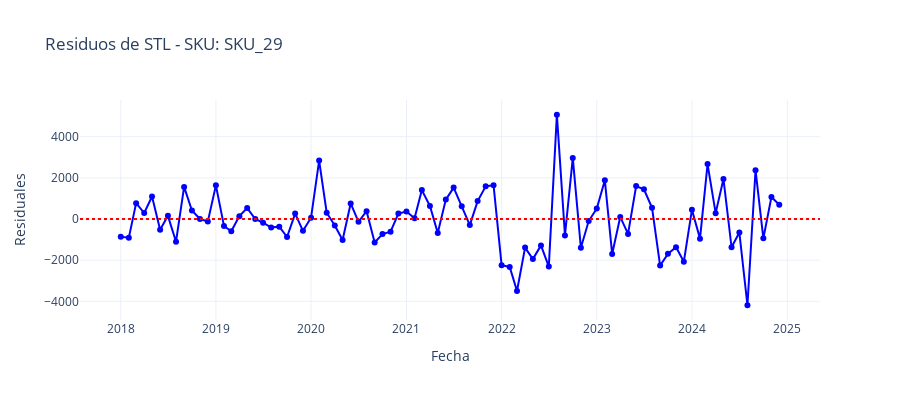

This figure's notebook cell:
### Code cell
resultado_ljung_box = analisis_ljung_box(data, sku='SKU_29', lags=24, periodo=12)
